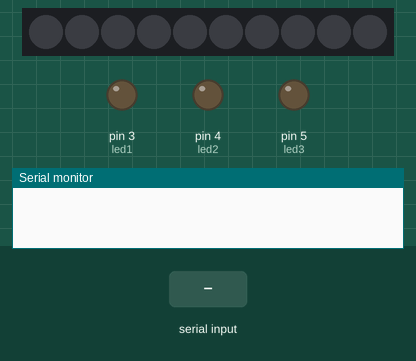
A sketch run on a simulated Arduino Uno, built with avr-gcc and run on an emulated ATmega328P. Parts: 10 RGB LEDs in strip order, left to right, output pins drawn as LEDs (lit = HIGH), the last lines printed to the serial monitor. The inputs (shaded band) are chosen by the test bench. Dim RGB values are drawn brighter than linear.

Above: at 1.2 s.
1.3 s: "90,45\n" received over the second serial link
At 1.8 s:
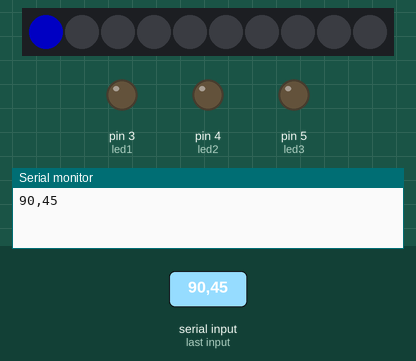
2.8 s: "led1" received over the second serial link
At 4.0 s:
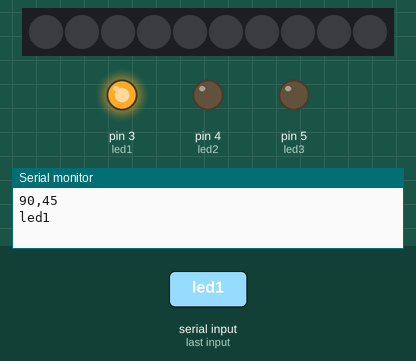
4.3 s: "5\n" received over the second serial link
At 5.1 s:
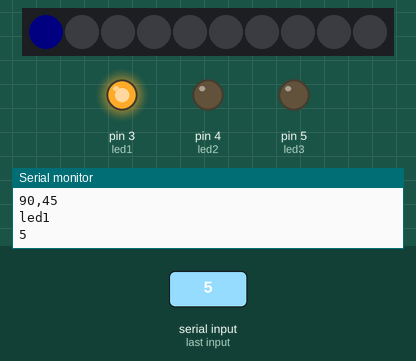
Timing chart, 0 to 7.3 s (numbered marks = the images above; inputs shaded):
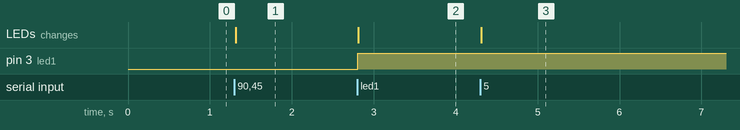

Measured:
- after the input at 1.3 s, the LEDs: change at once (image 1)
- after the input at 2.8 s, pin 3 (led1): LOW → HIGH at once; the LEDs: change at once (image 2)
- after the input at 4.3 s, the LEDs: change at once (image 3)

The sketch:

BluetoothRGB.ino
```cpp
#include <SoftwareSerial.h>
#include <Adafruit_NeoPixel.h>
SoftwareSerial bluetooth(10, 11);//TX, RX (Bluetooth)

#define P 0x000000//PRETO
#define Z 0x0000FF//AZUL
#define E 0x008000//VERDE
#define R 0x800080//ROXO
#define V 0xFF0000//VERMELLHO
#define L 0xFFA500//LARANJA
#define A 0xFFFF00//AMARELO
#define B 0xFFFFFF//BRANCO
#define led1 3
#define led2 4
#define led3 5

#define PIN 6// Pino de controle
#define LED_COUNT 10// Quantidade de LED's
//Cria uma instância da Classe Adafruit NeoPixel chamado "leds"
Adafruit_NeoPixel leds = Adafruit_NeoPixel(LED_COUNT, PIN, NEO_GRB + NEO_KHZ800);


String comando;
void setup() {
  Serial.begin(9600);
  bluetooth.begin(9600);

  leds.begin(); // Inicia a fita de LED
  clearLEDs();   // Apaga todos os LEDs
  leds.show(); // Atualiza o estados dos LEDs


  pinMode(led1, OUTPUT);
  pinMode(led2, OUTPUT);
  pinMode(led3, OUTPUT);

}

void loop() {

  comando = "";

  if (bluetooth.available()) {
    while (bluetooth.available()) {
      char caracter = bluetooth.read();

      comando += caracter;
      delay(1);
    }

    Serial.println(comando);

    leds.setPixelColor(0, comando.toInt()); //Aciona o LED requerido
    leds.show();//Atualiza o LED


    if (comando.indexOf("led1") >= 0) {
      digitalWrite(led1, !digitalRead(led1));

    }

    bluetooth.print("{");

    if (digitalRead(led1)) {
      bluetooth.println("l1on");
      // leds.setPixelColor(0, 255); //Aciona o LED requerido
      //leds.show();//Atualiza o LED
    } else {
      bluetooth.println("l1of");
    }

    bluetooth.print("}");


  }
}

//Função liga led individual
void ligaLED(int g, unsigned long fita)//Recebe a posição e tempo de Delay
{
  leds.setPixelColor(g, fita);//Aciona o LED requerido
  leds.show();//Atualiza o LED
}


//Função apaga LED individual
void apagaLED(int g, unsigned long fita)//Recebe a posição e tempo de Delay
{
  leds.setPixelColor(g, 0);//Desaciona o LED requerido
  leds.show();//Atualiza o LED
}

//Função apaga LEDs geral
void clearLEDs()
{
  for (int p = 0; p < LED_COUNT; p++)
  {
    leds.setPixelColor(p, 0);
    leds.show();
  }
}
```
